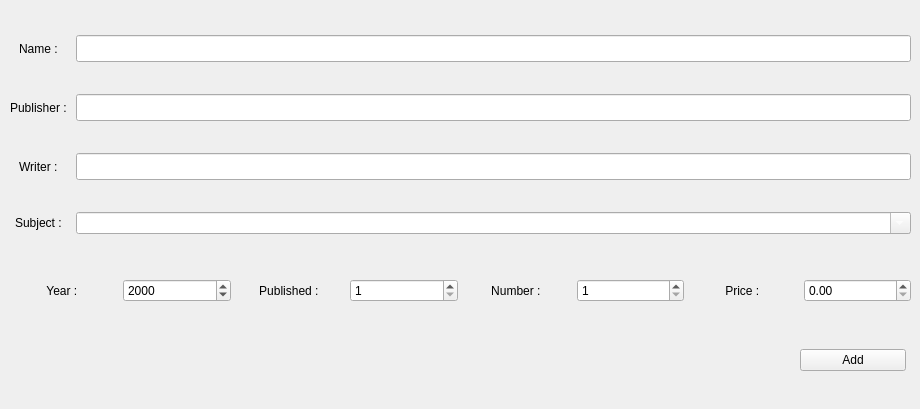
    <widget class="QWidget" name="tab_3">
     <attribute name="title">
      <string>Add Book</string>
     </attribute>
     <widget class="QWidget" name="gridLayoutWidget_3">
      <property name="geometry">
       <rect>
        <x>10</x>
        <y>9</y>
        <width>901</width>
        <height>251</height>
       </rect>
      </property>
      <layout class="QGridLayout" name="gridLayout_3">
       <item row="3" column="0">
        <widget class="QLabel" name="label_7">
         <property name="text">
          <string>Subject : </string>
         </property>
         <property name="alignment">
          <set>Qt::AlignCenter</set>
         </property>
        </widget>
       </item>
       <item row="0" column="0">
        <widget class="QLabel" name="label">
         <property name="text">
          <string>Name : </string>
         </property>
         <property name="alignment">
          <set>Qt::AlignCenter</set>
         </property>
        </widget>
       </item>
       <item row="0" column="1">
        <widget class="QLineEdit" name="lineEdit_2">
         <property name="font">
          <font>
           <pointsize>12</pointsize>
          </font>
         </property>
         <property name="styleSheet">
          <string notr="true">color: rgb(255, 255, 255);</string>
         </property>
        </widget>
       </item>
       <item row="2" column="0">
        <widget class="QLabel" name="label_3">
         <property name="text">
          <string>Writer : </string>
         </property>
         <property name="alignment">
          <set>Qt::AlignCenter</set>
         </property>
        </widget>
       </item>
       <item row="2" column="1">
        <widget class="QLineEdit" name="lineEdit_4">
         <property name="font">
          <font>
           <pointsize>12</pointsize>
          </font>
         </property>
         <property name="styleSheet">
          <string notr="true">color: rgb(255, 255, 255);</string>
         </property>
        </widget>
       </item>
       <item row="1" column="1">
        <widget class="QLineEdit" name="lineEdit_3">
         <property name="font">
          <font>
           <pointsize>12</pointsize>
          </font>
         </property>
         <property name="styleSheet">
          <string notr="true">color: rgb(255, 255, 255);</string>
         </property>
        </widget>
       </item>
       <item row="1" column="0">
        <widget class="QLabel" name="label_2">
         <property name="text">
          <string>Publisher : </string>
         </property>
         <property name="alignment">
          <set>Qt::AlignCenter</set>
         </property>
        </widget>
       </item>
       <item row="3" column="1">
        <widget class="QComboBox" name="comboBox">
         <property name="styleSheet">
          <string notr="true">color: rgb(255, 255, 255);</string>
         </property>
         <property name="editable">
          <bool>true</bool>
         </property>
         <item>
          <property name="text">
           <string>Arts &amp; Music</string>
          </property>
         </item>
         <item>
          <property name="text">
           <string>Biographies</string>
          </property>
         </item>
         <item>
          <property name="text">
           <string>Business</string>
          </property>
         </item>
         <item>
          <property name="text">
           <string>Comics</string>
          </property>
         </item>
         <item>
          <property name="text">
           <string>Computers &amp; Tech</string>
          </property>
         </item>
         <item>
          <property name="text">
           <string>Cooking</string>
          </property>
         </item>
         <item>
          <property name="text">
           <string>Edu &amp; Reference</string>
          </property>
         </item>
         <item>
          <property name="text">
           <string>Entertainment</string>
          </property>
         </item>
         <item>
          <property name="text">
           <string>Health &amp; Fitness</string>
          </property>
         </item>
         <item>
          <property name="text">
           <string>History</string>
          </property>
         </item>
         <item>
          <property name="text">
           <string>Hobbies &amp; Crafts</string>
          </property>
         </item>
         <item>
          <property name="text">
           <string>Horror</string>
          </property>
         </item>
         <item>
          <property name="text">
           <string>Kids</string>
          </property>
         </item>
         <item>
          <property name="text">
           <string>Literature &amp; Fiction</string>
          </property>
         </item>
         <item>
          <property name="text">
           <string>Medical</string>
          </property>
         </item>
         <item>
          <property name="text">
           <string>Mysteries</string>
          </property>
         </item>
         <item>
          <property name="text">
           <string>Parenting</string>
          </property>
         </item>
         <item>
          <property name="text">
           <string>Religion</string>
          </property>
         </item>
         <item>
          <property name="text">
           <string>Romance</string>
          </property>
         </item>
         <item>
          <property name="text">
           <string>Sci-Fi &amp; Fantasy</string>
          </property>
         </item>
         <item>
          <property name="text">
           <string>Science &amp; Math</string>
          </property>
         </item>
         <item>
          <property name="text">
           <string>Self-Help</string>
          </property>
         </item>
         <item>
          <property name="text">
           <string>Social Sciences</string>
          </property>
         </item>
         <item>
          <property name="text">
           <string>Sports</string>
          </property>
         </item>
         <item>
          <property name="text">
           <string>Teen</string>
          </property>
         </item>
         <item>
          <property name="text">
           <string>Travel</string>
          </property>
         </item>
         <item>
          <property name="text">
           <string>True Crime</string>
          </property>
         </item>
         <item>
          <property name="text">
           <string>Westerns</string>
          </property>
         </item>
        </widget>
       </item>
      </layout>
     </widget>
     <widget class="QWidget" name="gridLayoutWidget_4">
      <property name="geometry">
       <rect>
        <x>10</x>
        <y>270</y>
        <width>901</width>
        <height>41</height>
       </rect>
      </property>
      <layout class="QGridLayout" name="gridLayout_4">
       <item row="0" column="3">
        <widget class="QSpinBox" name="spinBox">
         <property name="minimum">
          <number>1</number>
         </property>
         <property name="maximum">
          <number>999999</number>
         </property>
        </widget>
       </item>
       <item row="0" column="0">
        <widget class="QLabel" name="label_5">
         <property name="text">
          <string>Year : </string>
         </property>
         <property name="alignment">
          <set>Qt::AlignCenter</set>
         </property>
        </widget>
       </item>
       <item row="0" column="5">
        <widget class="QSpinBox" name="spinBox_2">
         <property name="minimum">
          <number>1</number>
         </property>
         <property name="maximum">
          <number>100000</number>
         </property>
        </widget>
       </item>
       <item row="0" column="6">
        <widget class="QLabel" name="label_8">
         <property name="text">
          <string>Price : </string>
         </property>
         <property name="alignment">
          <set>Qt::AlignCenter</set>
         </property>
        </widget>
       </item>
       <item row="0" column="4">
        <widget class="QLabel" name="label_6">
         <property name="text">
          <string>Number : </string>
         </property>
         <property name="alignment">
          <set>Qt::AlignCenter</set>
         </property>
        </widget>
       </item>
       <item row="0" column="1">
        <widget class="QDateEdit" name="dateEdit">
         <property name="displayFormat">
          <string>yyyy</string>
         </property>
        </widget>
       </item>
       <item row="0" column="2">
        <widget class="QLabel" name="label_4">
         <property name="text">
          <string>Published : </string>
         </property>
         <property name="alignment">
          <set>Qt::AlignCenter</set>
         </property>
        </widget>
       </item>
       <item row="0" column="7">
        <widget class="QDoubleSpinBox" name="doubleSpinBox">
         <property name="maximum">
          <double>10000.989999999999782</double>
         </property>
         <property name="singleStep">
          <double>0.100000000000000</double>
         </property>
        </widget>
       </item>
      </layout>
     </widget>
     <widget class="QWidget" name="verticalLayoutWidget">
      <property name="geometry">
       <rect>
        <x>800</x>
        <y>320</y>
        <width>106</width>
        <height>80</height>
       </rect>
      </property>
      <layout class="QVBoxLayout" name="verticalLayout">
       <item>
        <widget class="QPushButton" name="pushButton_8">
         <property name="text">
          <string>Add</string>
         </property>
         <property name="icon">
          <iconset resource="res.qrc">
           <normaloff>:/newPrefix/icons/icons8-add2-64.png</normaloff>:/newPrefix/icons/icons8-add2-64.png</iconset>
         </property>
         <property name="iconSize">
          <size>
           <width>64</width>
           <height>64</height>
          </size>
         </property>
        </widget>
       </item>
      </layout>
     </widget>
    </widget>
